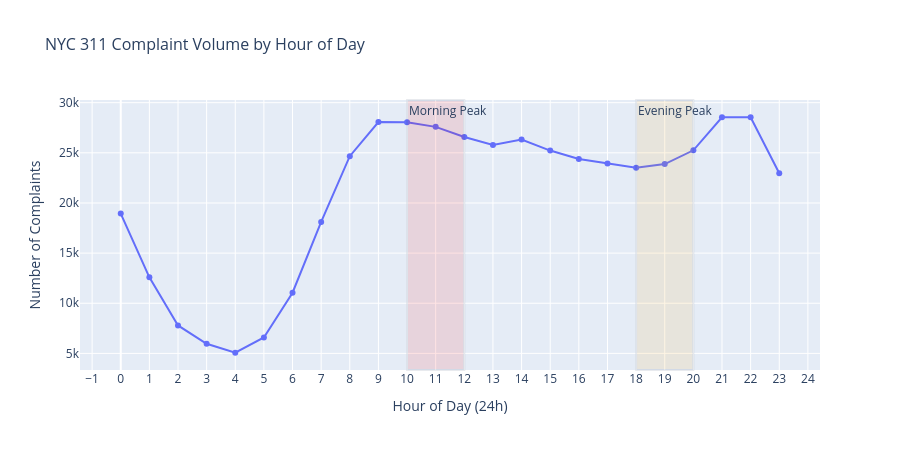

This figure's notebook cell:
### Code cell
hourly = df_clean.groupby('hour').size().reset_index(name='count')

fig2 = px.line(
    hourly,
    x='hour',
    y='count',
    title='NYC 311 Complaint Volume by Hour of Day',
    labels={'hour': 'Hour of Day (24h)', 'count': 'Number of Complaints'},
    markers=True
)

fig2.update_layout(
    height=450,
    title_font_size=16,
    xaxis=dict(tickmode='linear', tick0=0, dtick=1)
)

# Highlight peak hours
fig2.add_vrect(x0=10, x1=12, fillcolor='red', opacity=0.1,
               annotation_text="Morning Peak", annotation_position="top left")
fig2.add_vrect(x0=18, x1=20, fillcolor='orange', opacity=0.1,
               annotation_text="Evening Peak", annotation_position="top left")

fig2.write_html('hourly_pattern.html')
fig2.show()
print("Saved: hourly_pattern.html")

### Figure 1 — Plotly figure (JSON) as saved in the notebook; plotly's stock layout.template omitted (floating-point values rounded to 4 significant figures)
{"data": [{"hovertemplate": "Hour of Day (24h)=%{x}<br>Number of Complaints=%{y}<extra></extra>", "legendgroup": "", "line": {"color": "#636efa", "dash": "solid"}, "marker": {"symbol": "circle"}, "mode": "lines+markers", "name": "", "orientation": "v", "showlegend": false, "type": "scatter", "x": [0, 1, 2, 3, 4, 5, 6, 7, 8, 9, 10, 11, 12, 13, 14, 15, 16, 17, 18, 19, 20, 21, 22, 23], "xaxis": "x", "y": [18944, 12586, 7790, 5965, 5065, 6594, 11056, 18105, 24664, 28068, 28055, 27589, 26581, 25774, 26325, 25226, 24393, 23923, 23518, 23879, 25251, 28547, 28536, 22970], "yaxis": "y"}], "layout": {"annotations": [{"showarrow": false, "text": "Morning Peak", "x": 10, "xanchor": "left", "xref": "x", "y": 1, "yanchor": "top", "yref": "y domain"}, {"showarrow": false, "text": "Evening Peak", "x": 18, "xanchor": "left", "xref": "x", "y": 1, "yanchor": "top", "yref": "y domain"}], "height": 450, "legend": {"tracegroupgap": 0}, "shapes": [{"fillcolor": "red", "opacity": 0.1, "type": "rect", "x0": 10, "x1": 12, "xref": "x", "y0": 0, "y1": 1, "yref": "y domain"}, {"fillcolor": "orange", "opacity": 0.1, "type": "rect", "x0": 18, "x1": 20, "xref": "x", "y0": 0, "y1": 1, "yref": "y domain"}], "title": {"font": {"size": 16}, "text": "NYC 311 Complaint Volume by Hour of Day"}, "xaxis": {"anchor": "y", "domain": [0, 1], "dtick": 1, "tick0": 0, "tickmode": "linear", "title": {"text": "Hour of Day (24h)"}}, "yaxis": {"anchor": "x", "domain": [0, 1], "title": {"text": "Number of Complaints"}}}}
